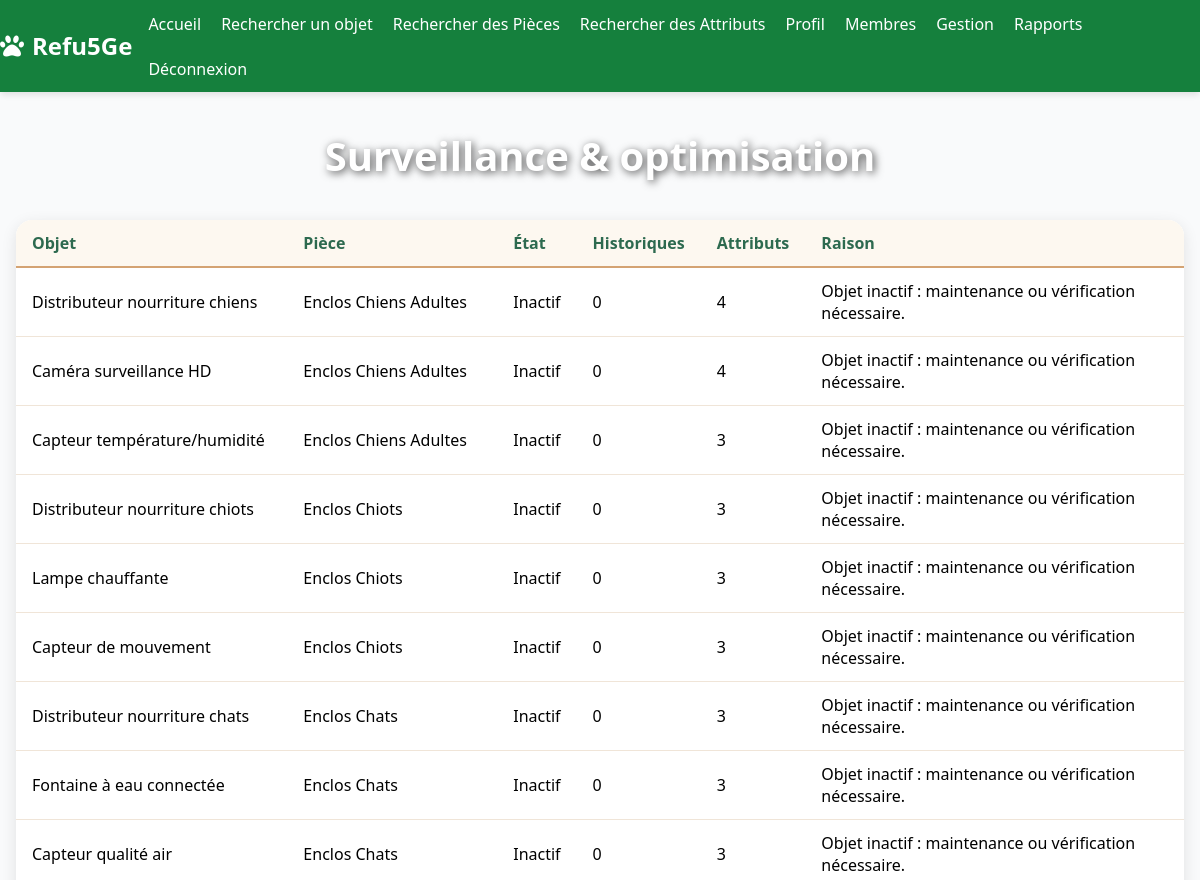
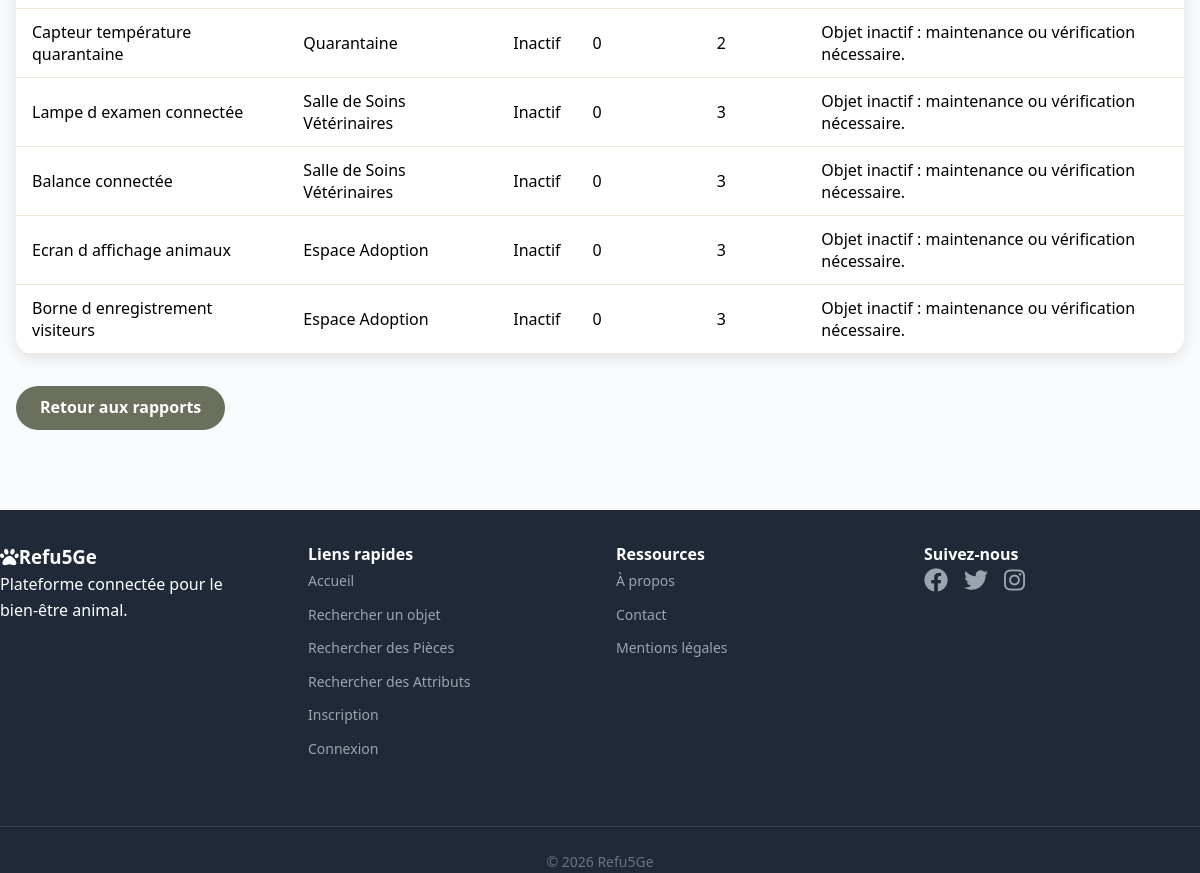
/rapports/maintenance/ (signed in), run on an earlier commit of the app's database (2 pictures, top to bottom).
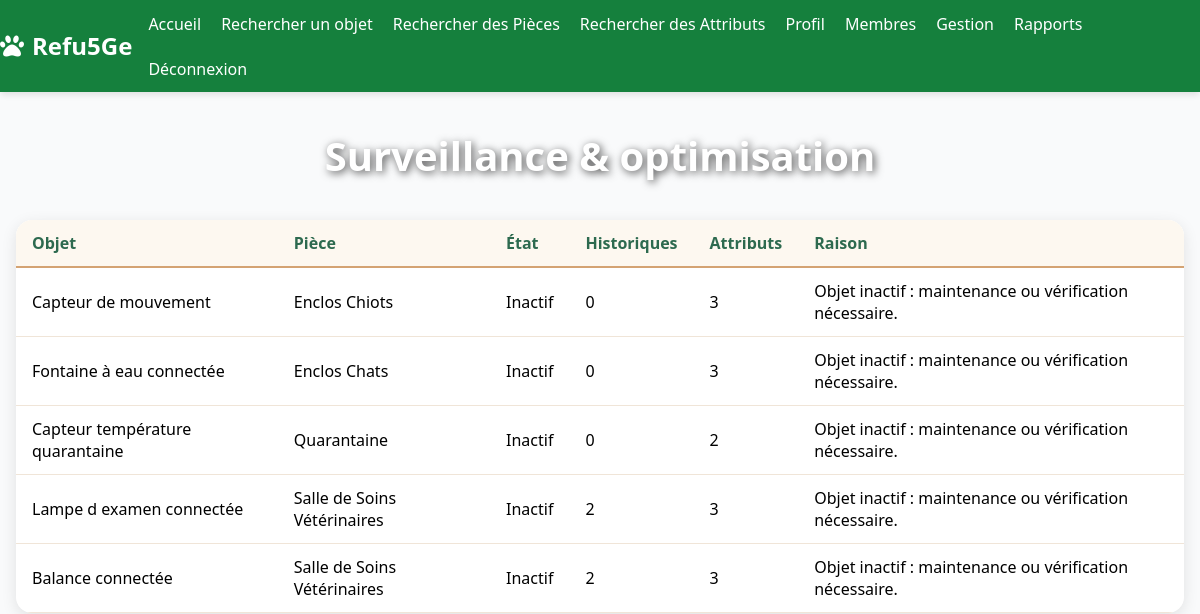
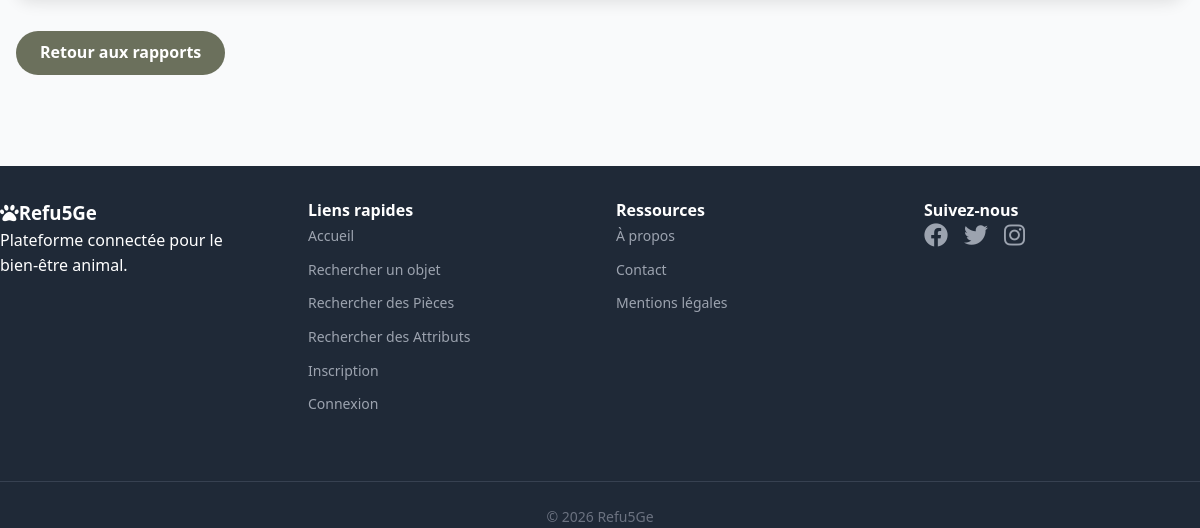
And on a later commit of the database (2 pictures, top to bottom).
### core/models.py (models this page shows, shortened)
class Device(models.Model):
    id = models.AutoField(primary_key=True)
    name = models.CharField(max_length=100)
    type = models.CharField(max_length=50)
    description = models.TextField(max_length=200)
    state = models.BooleanField(default=False)
    room = models.ForeignKey(Room, on_delete=models.CASCADE, related_name='devices')
    consumption_per_hour = models.FloatField(default=0.0, validators=[MinValueValidator(0.0)])

class Room(models.Model):
    id = models.AutoField(primary_key=True)
    name = models.CharField(max_length=100, unique=True)

### rapports/views.py (the view)
# urls.py: path("maintenance/", views.maintenance, name="rapports_maintenance"),
def maintenance(request):
    devices = Device.objects.prefetch_related("logs", "attributes").select_related("room")
    objets_a_surveiller = []
    for device in devices:
        logs_count = device.logs.count()
        attributes_count = device.attributes.count()
        raison = None
        if not device.state:
            raison = "Objet inactif : maintenance ou vérification nécessaire."
        elif logs_count == 0:
            raison = "Aucun historique d’activation disponible."
        elif attributes_count == 0:
            raison = "Aucun attribut renseigné pour cet objet."
        if raison:
            objets_a_surveiller.append({
                "device": device,
                "room": device.room,
                "logs_count": logs_count,
                "attributes_count": attributes_count,
                "raison": raison,
            })
    context = {
        "objets_a_surveiller": objets_a_surveiller,
    }
    return render(request, "rapports/maintenance.html", context)

### templates/rapports/maintenance.html (shortened to what this page needs)
{% extends "base.html" %}
{% block body_class %}auth-page{% endblock %}
{% block content %}
<div class="auth-content">
    <div class="userlist-container">
        <h1 class="userlist-title">Surveillance & optimisation</h1>
        {% if objets_a_surveiller %}
        <div class="table-wrapper mb-4">
            <table>
                <thead>
                    <tr>
                        <th>Objet</th>
                        <th>Pièce</th>
                        <th>État</th>
                        <th>Historiques</th>
                        <th>Attributs</th>
                        <th>Raison</th>
                    </tr>
                </thead>
                <tbody>
                    {% for item in objets_a_surveiller %}
                    <tr>
                        <td>{{ item.device.name }}</td>
                        <td>{{ item.room.name }}</td>
                        <td>{% if item.device.state %}Actif{% else %}Inactif{% endif %}</td>
                        <td>{{ item.logs_count }}</td>
                        <td>{{ item.attributes_count }}</td>
                        <td>{{ item.raison }}</td>
                    </tr>
                    {% endfor %}
                </tbody>
            </table>
        </div>
        {% else %}
        <p class="text-center text-gray-600">Aucun objet à surveiller pour le moment.</p>
        {% endif %}
        <a href="{% url 'rapports_accueil' %}" class="btn btn-secondary mt-4">Retour aux rapports</a>
    </div>
</div>
{% endblock %}

What changed in the data, as far as the page shows it:
no longer on this page (row edited): Device: device.name "Distributeur nourriture chiens", room.name "Enclos Chiens Adultes", shows "Inactif", logs_count "0", attributes_count "4", raison "Objet inactif : maintenance ou vérification nécessaire."
no longer on this page (row edited): Device: device.name "Caméra surveillance HD", room.name "Enclos Chiens Adultes", shows "Inactif", logs_count "0", attributes_count "4", raison "Objet inactif : maintenance ou vérification nécessaire."
no longer on this page (row edited): Device: device.name "Capteur température/humidité", room.name "Enclos Chiens Adultes", shows "Inactif", logs_count "0", attributes_count "3", raison "Objet inactif : maintenance ou vérification nécessaire."
no longer on this page (row edited): Device: device.name "Distributeur nourriture chiots", room.name "Enclos Chiots", shows "Inactif", logs_count "0", attributes_count "3", raison "Objet inactif : maintenance ou vérification nécessaire."
no longer on this page (row edited): Device: device.name "Lampe chauffante", room.name "Enclos Chiots", shows "Inactif", logs_count "0", attributes_count "3", raison "Objet inactif : maintenance ou vérification nécessaire."
no longer on this page (row edited): Device: device.name "Distributeur nourriture chats", room.name "Enclos Chats", shows "Inactif", logs_count "0", attributes_count "3", raison "Objet inactif : maintenance ou vérification nécessaire."
no longer on this page (row edited): Device: device.name "Capteur qualité air", room.name "Enclos Chats", shows "Inactif", logs_count "0", attributes_count "3", raison "Objet inactif : maintenance ou vérification nécessaire."
no longer on this page (row edited): Device: device.name "Ecran d affichage animaux", room.name "Espace Adoption", shows "Inactif", logs_count "0", attributes_count "3", raison "Objet inactif : maintenance ou vérification nécessaire."
no longer on this page (row edited): Device: device.name "Borne d enregistrement visiteurs", room.name "Espace Adoption", shows "Inactif", logs_count "0", attributes_count "3", raison "Objet inactif : maintenance ou vérification nécessaire."
computed for Device "Lampe d examen connectée": logs_count "0" → "2"
computed for Device "Balance connectée": logs_count "0" → "2"
